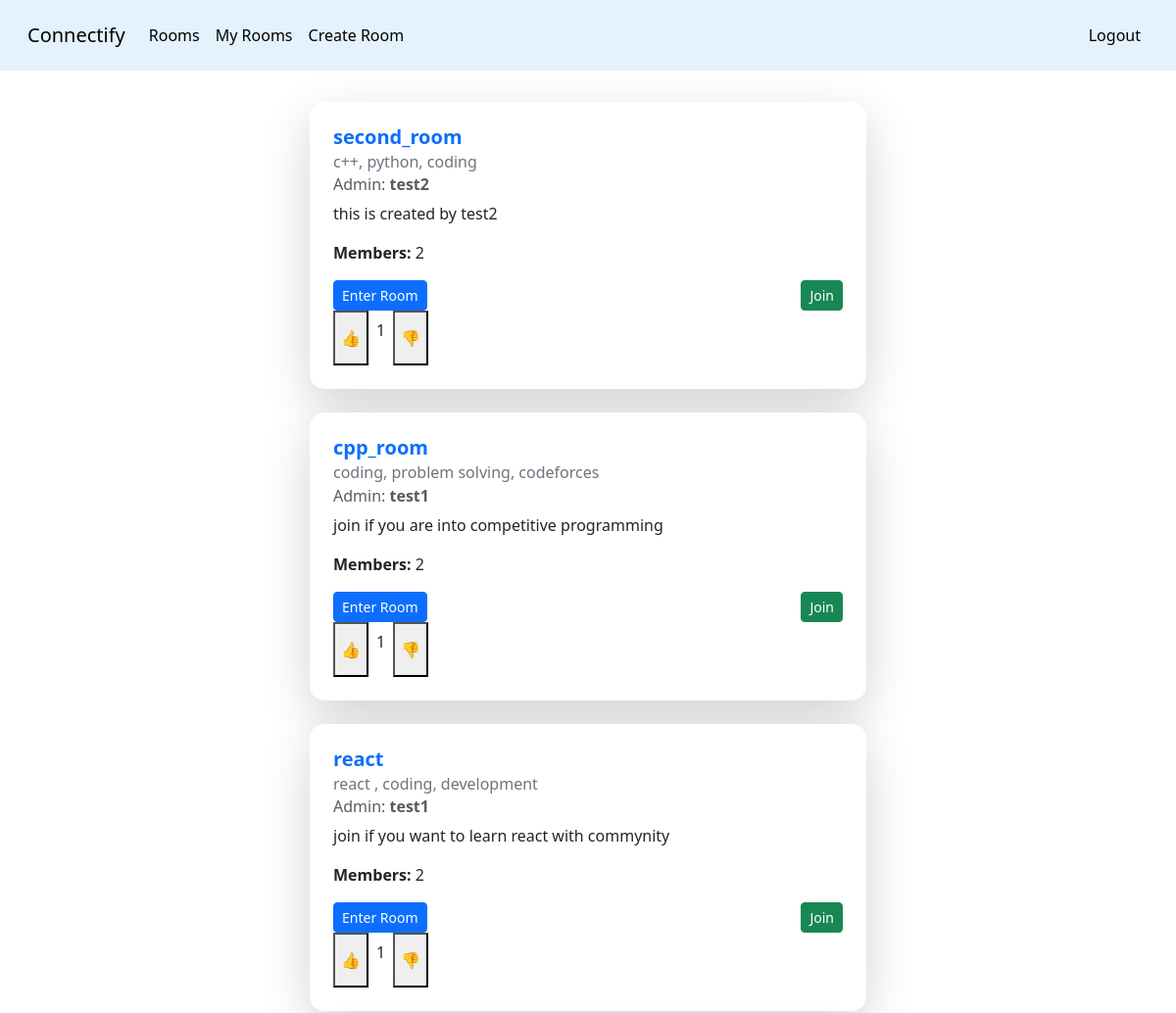
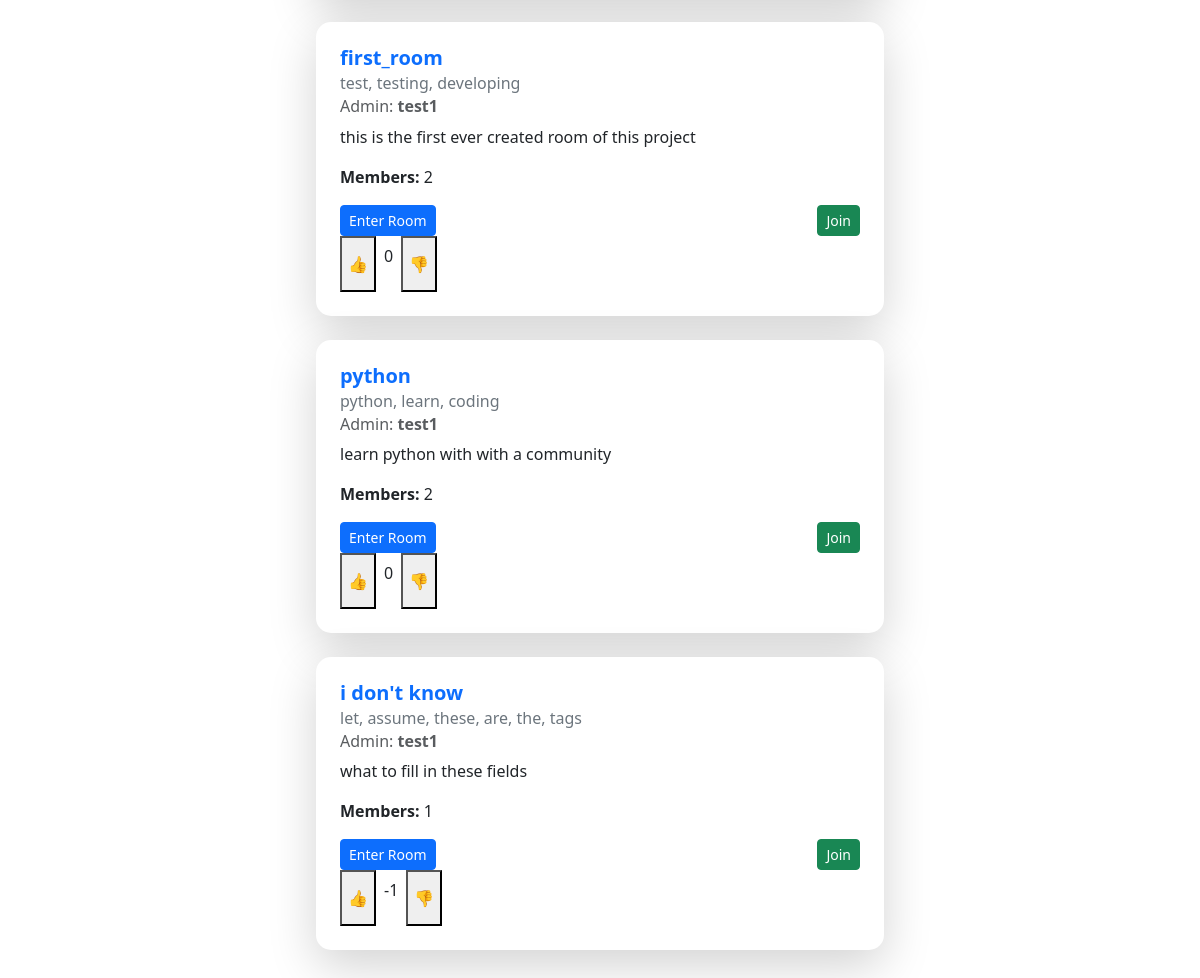
The page /dashboard/ (signed in) on the database its author committed (2 pictures, top to bottom).
### room/models.py (models this page shows, shortened)
class Room(models.Model):
    room_name = models.CharField(max_length=100)
    created_by = models.ForeignKey(User, on_delete=models.CASCADE, related_name= 'created_rooms')
    created_at = models.DateTimeField(auto_now_add = True)
    description = models.CharField(max_length=500)
    tags = models.CharField(max_length=500)
    members = models.ManyToManyField(User, related_name='joined_rooms', blank=True)
    is_private = models.BooleanField(default=False)
    voters = models.JSONField(default=dict, blank = True)
    votecount = models.IntegerField(default= 0, blank= True)

### core/views.py (the view)
# urls.py: path('dashboard/' ,views.dashboard , name = 'dashboard'),
@login_required
def dashboard(request):
    rooms = Room.objects.all().order_by('-votecount')
    context = {'rooms':rooms}
    return render(request, 'core/dashboard.html',context)

### core/templates/core/dashboard.html (shortened to what this page needs)
{% extends "base.html" %}
{% block content %}
<div class="container w-50 p-3">
   {% for room in rooms %}
        <div class="card shadow-lg border-0" style="border-radius: 15px;">
            <div class="card-body p-4">
                <h5 class="card-title fw-bold text-primary">{{ room.room_name }}</h5>
                <h6 class="card-subtitle mb-2 text-secondary">{{ room.tags }}</h6>
                <h6 class="card-subtitle mb-2 text-muted">Admin: <span class="fw-semibold">{{ room.created_by.username }}</span></h6>
                <p class="card-text text-dark">{{ room.description }}</p>
                <p class="card-text"><strong>Members:</strong> {{ room.members.count }}</p>
                <div class="d-flex justify-content-between">
                    {% if room.is_private == False %}
                        <a href="{% url 'feed' room.id %}" class="btn btn-primary btn-sm">Enter Room</a>
                    {% endif %}
                    {% if user != room.created_by %}
                        {% if user in room.members.all %}
                            <a href="{% url 'leave_room' room.id %}" class="btn btn-danger btn-sm">Leave</a>
                        {% else %}
                            <a href="{% url 'join_room' room.id %}" class="btn btn-success btn-sm">Join</a>
                        {% endif %}
                    {% endif %}
                </div>
                <div class="d-flex">
                    <button id="upvote-btn-{{ room.id }}" class="vote-btn" data-room-id="{{ room.id }}" data-action="upvote">👍</button>
                    <p class="p-2" id="votecount-{{ room.id }}">{{ room.votecount }}</p>
                    <button id="downvote-btn-{{ room.id }}" class="vote-btn" data-room-id="{{ room.id }}" data-action="downvote">👎</button>
                </div>
            </div>
        </div>
        <br>
   {% endfor %}
</div>
{% endblock content %}

### rows shown on the page
Room: room_name "second_room", tags "c++, python, coding", created_by.username "test2", description "this is created by test2", members.count "2", is_private "Enter Room", shows "Join", votecount "1"
Room: room_name "cpp_room", tags "coding, problem solving, codeforces", created_by.username "test1", description "join if you are into competitive programming", members.count "2", is_private "Enter Room", shows "Join", votecount "1"
Room: room_name "react", tags "react , coding, development", created_by.username "test1", description "join if you want to learn react with commynity", members.count "2", is_private "Enter Room", shows "Join", votecount "1"
Room: room_name "first_room", tags "test, testing, developing", created_by.username "test1", description "this is the first ever created room of this project", members.count "2", is_private "Enter Room", shows "Join", votecount "0"
Room: room_name "python", tags "python, learn, coding", created_by.username "test1", description "learn python with with a community", members.count "2", is_private "Enter Room", shows "Join", votecount "0"
Room: room_name "i don't know", tags "let, assume, these, are, the, tags", created_by.username "test1", description "what to fill in these fields", members.count "1", is_private "Enter Room", shows "Join", votecount "-1"
